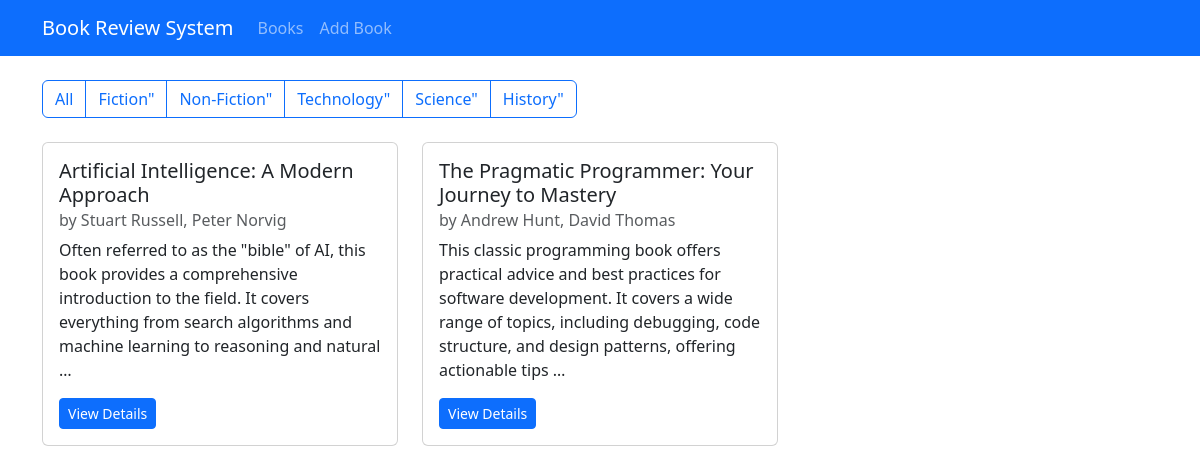
Page /?genre=technology on the committed database.
### book/models.py (models this page shows, shortened)
class Book(models.Model):
    title = models.CharField(max_length=100)
    author = models.CharField(max_length=100)
    description = models.TextField()
    isbn = models.CharField('ISBN', max_length=13, unique=True)
    genre = models.CharField(max_length=20, choices=GENRE_CHOICES)
    publication_date = models.DateField()
    average_rating = models.DecimalField(
        max_digits=3,
        decimal_places=2,
        validators=[MinValueValidator(0), MaxValueValidator(5)],
        default=0
    )
    created_at = models.DateTimeField(auto_now_add=True)
    updated_at = models.DateTimeField(auto_now=True)

### book/views.py (the view)
# urls.py: path('', views.books_list, name='books-list'),
def books_list(request):
    genre = request.GET.get('genre')
    if genre:
        books = Book.objects.filter(genre=genre).order_by('-created_at')
    else:
        books = Book.objects.all().order_by('-created_at')
    return render(request, 'book/books_list.html', {'books':books})

### book/templates/book/books_list.html (shortened to what this page needs)
{% extends "book/base.html" %}
{% block content %}
<div class="row mb-4">
    <div class="col">
        <div class="btn-group">
            <a href="{% url 'books-list' %}" class="btn btn-outline-primary {% if not request.GET.genre %} active {% endif %}">All</a>
            <a href="?genre=fiction" class="btn btn-outline-primary" {% if request.GET.genre == 'fiction' %} active {% endif %}>Fiction"</a>
            <a href="?genre=non_fiction" class="btn btn-outline-primary" {% if request.GET.genre == 'non_fiction' %} active {% endif %}>Non-Fiction"</a>
            <a href="?genre=technology" class="btn btn-outline-primary" {% if request.GET.genre == 'technology' %} active {% endif %}>Technology"</a>
            <a href="?genre=science" class="btn btn-outline-primary" {% if request.GET.genre == 'science' %} active {% endif %}>Science"</a>
            <a href="?genre=history" class="btn btn-outline-primary" {% if request.GET.genre == 'history' %} active {% endif %}>History"</a>
        </div>
    </div>
</div>
<div class="row row-cols-1 row-cols-md-3 g-4">
    {% for book in books %}
    <div class='col'>
        <div class="card h-100">
            <div class="card-body">
                <h5 class="card-title">{{book.title}}</h5>
                <h6 class="card-subtitle mb-2 text-muted">by {{book.author}}</h6>
                <p class="card-text">{{book.description|truncatewords:30}}</p>
                <div class="d-flex justify-content-between align-items-center">
                    <a href="{% url 'book-detail' book.pk %}" class="btn btn-sm btn-primary">View Details</a>
                </div>
            </div>
        </div>
    </div>
        {% empty %}
        <div class="col-12">
            <p>No Books found.</p>
        </div>
    {% endfor %}
</div>
{% endblock content %}

### rows in the picture
Book: title "Artificial Intelligence: A Modern Approach", author "Stuart Russell, Peter Norvig", description "Often referred to as the \"bible\" of AI, this book provides a comprehensive introduction to the field. It covers everything from search algorithms and machine learning to reasoning and natural …"
Book: title "The Pragmatic Programmer: Your Journey to Mastery", author "Andrew Hunt, David Thomas", description "This classic programming book offers practical advice and best practices for software development. It covers a wide range of topics, including debugging, code structure, and design patterns, offering actionable tips …"
